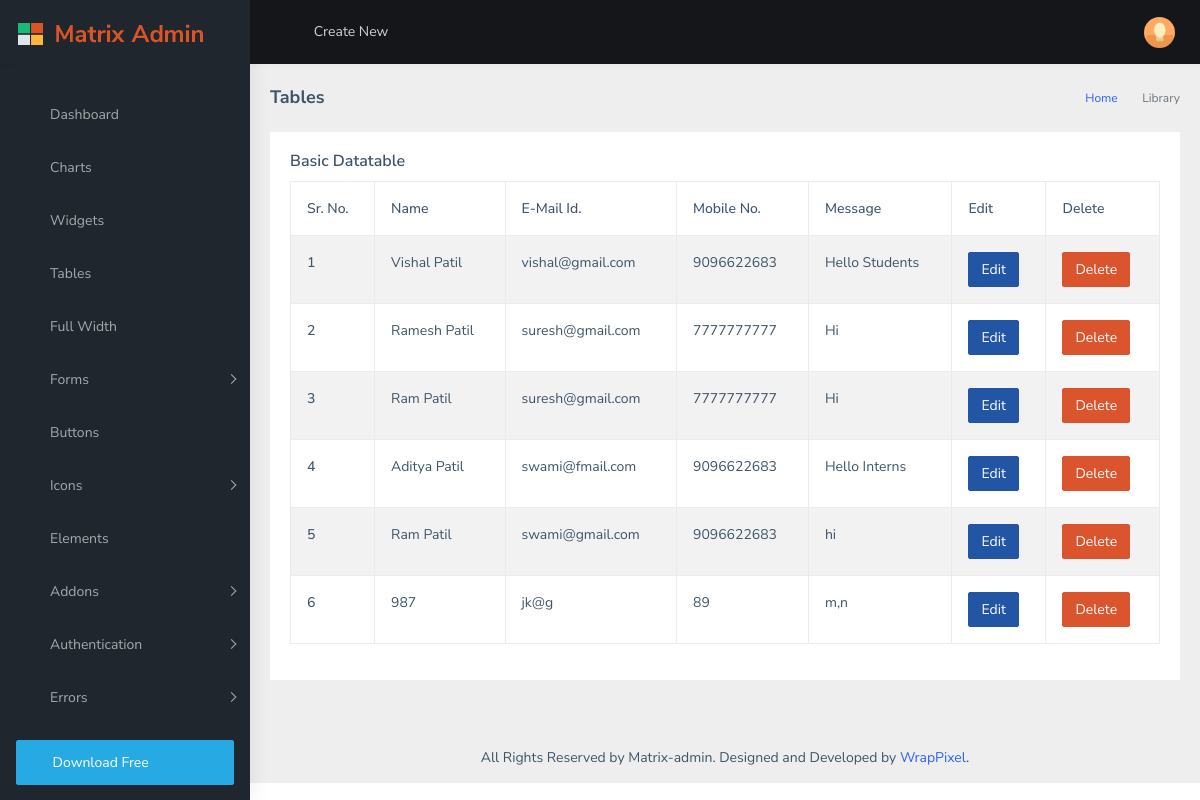
The app's page /info/ with its own data.
### website/models.py (models this page shows, shortened)
class enquiry_table(models.Model):
    name = models.CharField(max_length=255)
    email = models.EmailField(max_length=255)
    phone = models.CharField(max_length=10)
    address = models.TextField()

### website/views.py (the view)
# urls.py: path('info/', views.enquiry_info, name ='enquiry_info'),
def enquiry_info(request):
    info = enquiry_table.objects.all()
    data = {'information':info}
    return render(request, 'dashboard/tables.html', data)

### templates/dashboard/tables.html (shortened to what this page needs)
{% load static %}
<!DOCTYPE html>
<html dir="ltr" lang="en">
  <head>
    <link
      rel="stylesheet"
      type="text/css"
      href="{% static "assets/extra-libs/multicheck/multicheck.css" %}"
    />
    <link
      href="{% static "assets/libs/datatables.net-bs4/css/dataTables.bootstrap4.css" %}"
      rel="stylesheet"
    />
    <link href="{% static "dist/css/style.min.css" %}" rel="stylesheet" />
  </head>
  <body>
    <div
      id="main-wrapper"
      data-layout="vertical"
      data-navbarbg="skin5"
      data-sidebartype="full"
      data-sidebar-position="absolute"
      data-header-position="absolute"
      data-boxed-layout="full"
    >
      <header class="topbar" data-navbarbg="skin5">
        <nav class="navbar top-navbar navbar-expand-md navbar-dark">
          <div class="navbar-header" data-logobg="skin5">
            <a class="navbar-brand" href="index.html">
              <b class="logo-icon ps-2">
                <img
                  src="{% static "assets/images/logo-icon.png" %}"
                  alt="homepage"
                  class="light-logo"
                  width="25"
                />
              </b>
              <span class="logo-text ms-2">
                <img
                  src="{% static "assets/images/logo-text.png" %}"
                  alt="homepage"
                  class="light-logo"
                />
              </span>
            </a>
          </div>
          <div
            class="navbar-collapse collapse"
            id="navbarSupportedContent"
            data-navbarbg="skin5"
          >
            <ul class="navbar-nav float-start me-auto">
              <li class="nav-item d-none d-lg-block">
                <a
                  class="nav-link sidebartoggler waves-effect waves-light"
                  href="javascript:void(0)"
                  data-sidebartype="mini-sidebar"
                  ><i class="mdi mdi-menu font-24"></i
                ></a>
              </li>
              <li class="nav-item dropdown">
                <a
                  class="nav-link dropdown-toggle"
                  href="#"
                  id="navbarDropdown"
                  role="button"
                  data-bs-toggle="dropdown"
                  aria-expanded="false"
                >
                  <span class="d-none d-md-block"
                    >Create New <i class="fa fa-angle-down"></i
                  ></span>
                </a>
              </li>
              <li class="nav-item search-box">
                <a
                  class="nav-link waves-effect waves-dark"
                  href="javascript:void(0)"
                  ><i class="mdi mdi-magnify fs-4"></i
                ></a>
              </li>
            </ul>
            <ul class="navbar-nav float-end">
              <li class="nav-item dropdown">
                <a
                  class="nav-link dropdown-toggle"
                  href="#"
                  id="navbarDropdown"
                  role="button"
                  data-bs-toggle="dropdown"
                  aria-expanded="false"
                >
                  <i class="mdi mdi-bell font-24"></i>
                </a>
              </li>
              <li class="nav-item dropdown">
                <a
                  class="nav-link dropdown-toggle waves-effect waves-dark"
                  href="#"
                  id="2"
                  role="button"
                  data-bs-toggle="dropdown"
                  aria-expanded="false"
                >
                  <i class="font-24 mdi mdi-comment-processing"></i>
                </a>
              </li>
              <li class="nav-item dropdown">
                <a
                  class="
                    nav-link
                    dropdown-toggle
                    text-muted
                    waves-effect waves-dark
                    pro-pic
                  "
                  href="#"
                  id="navbarDropdown"
                  role="button"
                  data-bs-toggle="dropdown"
                  aria-expanded="false"
                >
                  <img
                    src="{% static "assets/images/users/1.jpg" %}"
                    alt="user"
                    class="rounded-circle"
                    width="31"
                  />
                </a>
              </li>
            </ul>
          </div>
        </nav>
      </header>
      <aside class="left-sidebar" data-sidebarbg="skin5">
        <div class="scroll-sidebar">
          <nav class="sidebar-nav">
            <ul id="sidebarnav" class="pt-4">
              <li class="sidebar-item">
                <a
                  class="sidebar-link waves-effect waves-dark sidebar-link"
                  href="{% url "dashboard" %}"
                  aria-expanded="false"
                  ><i class="mdi mdi-view-dashboard"></i
                  ><span class="hide-menu">Dashboard</span></a
                >
              </li>
              <li class="sidebar-item">
                <a
                  class="sidebar-link waves-effect waves-dark sidebar-link"
                  href="charts.html"
                  aria-expanded="false"
                  ><i class="mdi mdi-chart-bar"></i
                  ><span class="hide-menu">Charts</span></a
                >
              </li>
              <li class="sidebar-item">
                <a
                  class="sidebar-link waves-effect waves-dark sidebar-link"
                  href="widgets.html"
                  aria-expanded="false"
                  ><i class="mdi mdi-chart-bubble"></i
                  ><span class="hide-menu">Widgets</span></a
                >
              </li>
              <li class="sidebar-item">
                <a
                  class="sidebar-link waves-effect waves-dark sidebar-link"
                  href="tables.html"
                  aria-expanded="false"
                  ><i class="mdi mdi-border-inside"></i
                  ><span class="hide-menu">Tables</span></a
                >
              </li>
              <li class="sidebar-item">
                <a
                  class="sidebar-link waves-effect waves-dark sidebar-link"
                  href="grid.html"
                  aria-expanded="false"
                  ><i class="mdi mdi-blur-linear"></i
                  ><span class="hide-menu">Full Width</span></a
                >
              </li>
              <li class="sidebar-item">
                <a
                  class="sidebar-link has-arrow waves-effect waves-dark"
                  href="javascript:void(0)"
                  aria-expanded="false"
                  ><i class="mdi mdi-receipt"></i
                  ><span class="hide-menu">Forms </span></a
                >
              </li>
              <li class="sidebar-item">
                <a
                  class="sidebar-link waves-effect waves-dark sidebar-link"
                  href="pages-buttons.html"
                  aria-expanded="false"
                  ><i class="mdi mdi-relative-scale"></i
                  ><span class="hide-menu">Buttons</span></a
                >
              </li>
              <li class="sidebar-item">
                <a
                  class="sidebar-link has-arrow waves-effect waves-dark"
                  href="javascript:void(0)"
                  aria-expanded="false"
                  ><i class="mdi mdi-face"></i
                  ><span class="hide-menu">Icons </span></a
                >
              </li>
              <li class="sidebar-item">
                <a
                  class="sidebar-link waves-effect waves-dark sidebar-link"
                  href="pages-elements.html"
                  aria-expanded="false"
                  ><i class="mdi mdi-pencil"></i
                  ><span class="hide-menu">Elements</span></a
                >
              </li>
              <li class="sidebar-item">
                <a
                  class="sidebar-link has-arrow waves-effect waves-dark"
                  href="javascript:void(0)"
                  aria-expanded="false"
                  ><i class="mdi mdi-move-resize-variant"></i
                  ><span class="hide-menu">Addons </span></a
                >
              </li>
              <li class="sidebar-item">
                <a
                  class="sidebar-link has-arrow waves-effect waves-dark"
                  href="javascript:void(0)"
                  aria-expanded="false"
                  ><i class="mdi mdi-account-key"></i
                  ><span class="hide-menu">Authentication </span></a
                >
              </li>
              <li class="sidebar-item">
                <a
                  class="sidebar-link has-arrow waves-effect waves-dark"
                  href="javascript:void(0)"
                  aria-expanded="false"
                  ><i class="mdi mdi-alert"></i
                  ><span class="hide-menu">Errors </span></a
                >
              </li>
              <li class="sidebar-item p-3">
                <a
                  href="https://github.com/wrappixel/matrix-admin-bt5"
                  target="_blank"
                  class="
                    w-100
                    btn btn-cyan
                    d-flex
                    align-items-center
                    text-white
                  "
                  ><i class="mdi mdi-cloud-download font-20 me-2"></i>Download
                  Free</a
                >
              </li>
            </ul>
          </nav>
        </div>
      </aside>
      <div class="page-wrapper">
        <div class="page-breadcrumb">
          <div class="row">
            <div class="col-12 d-flex no-block align-items-center">
              <h4 class="page-title">Tables</h4>
              <div class="ms-auto text-end">
                <nav aria-label="breadcrumb">
                  <ol class="breadcrumb">
                    <li class="breadcrumb-item"><a href="#">Home</a></li>
                    <li class="breadcrumb-item active" aria-current="page">
                      Library
                    </li>
                  </ol>
                </nav>
              </div>
            </div>
          </div>
        </div>
        <div class="container-fluid">
          <div class="row">
            <div class="col-12">
              <div class="card">
                <div class="card-body">
                  <h5 class="card-title">Basic Datatable</h5>
                  <div class="table-responsive">
                    <table
                      id="zero_config"
                      class="table table-striped table-bordered"
                    >
                      <thead>
                        <tr>
                          <th>Sr. No.</th>
                          <th>Name</th>
                          <th>E-Mail Id.</th>
                          <th>Mobile No.</th>
                          <th>Message</th>
                          <th>Edit</th>
                          <th>Delete</th>
                        </tr>
                      </thead>
                      <tbody>
                        {% for info in information %}
                            <tr>
                            <th scope="row">{{ forloop.counter }}</th>
                            <td>{{ info.name }} </td>
                            <td>{{ info.email }}</td>
                            <td>{{ info.phone }}</td>
                            <td>{{ info.address }}</td>
                            <td> <a href="{% url 'edit_record' info.id %}"> <button type="button" class="btn btn-info">Edit</button> </a> </td>
                            <td>
                              <form action="{% url 'delete_record' info.id %}" method="POST">
                              <input type="submit" value="Delete" class="btn btn-danger" >
                              </form>
                            </td>
                            </tr>
                        {%  endfor %}
                      </tbody>
                    </table>
                  </div>
                </div>
              </div>
            </div>
          </div>
        </div>
        <footer class="footer text-center">
          All Rights Reserved by Matrix-admin. Designed and Developed by
          <a href="https://www.wrappixel.com">WrapPixel</a>.
        </footer>
      </div>
    </div>
  </body>
</html>

### records on screen
enquiry_table: name "Vishal Patil", email "vishal@gmail.com", phone "9096622683", address "Hello Students"
enquiry_table: name "Ramesh Patil", email "suresh@gmail.com", phone "7777777777", address "Hi"
enquiry_table: name "Ram Patil", email "suresh@gmail.com", phone "7777777777", address "Hi"
enquiry_table: name "Aditya Patil", email "swami@fmail.com", phone "9096622683", address "Hello Interns"
enquiry_table: name "Ram Patil", email "swami@gmail.com", phone "9096622683", address "hi"
enquiry_table: name "987", email "jk@g", phone "89", address "m,n"
